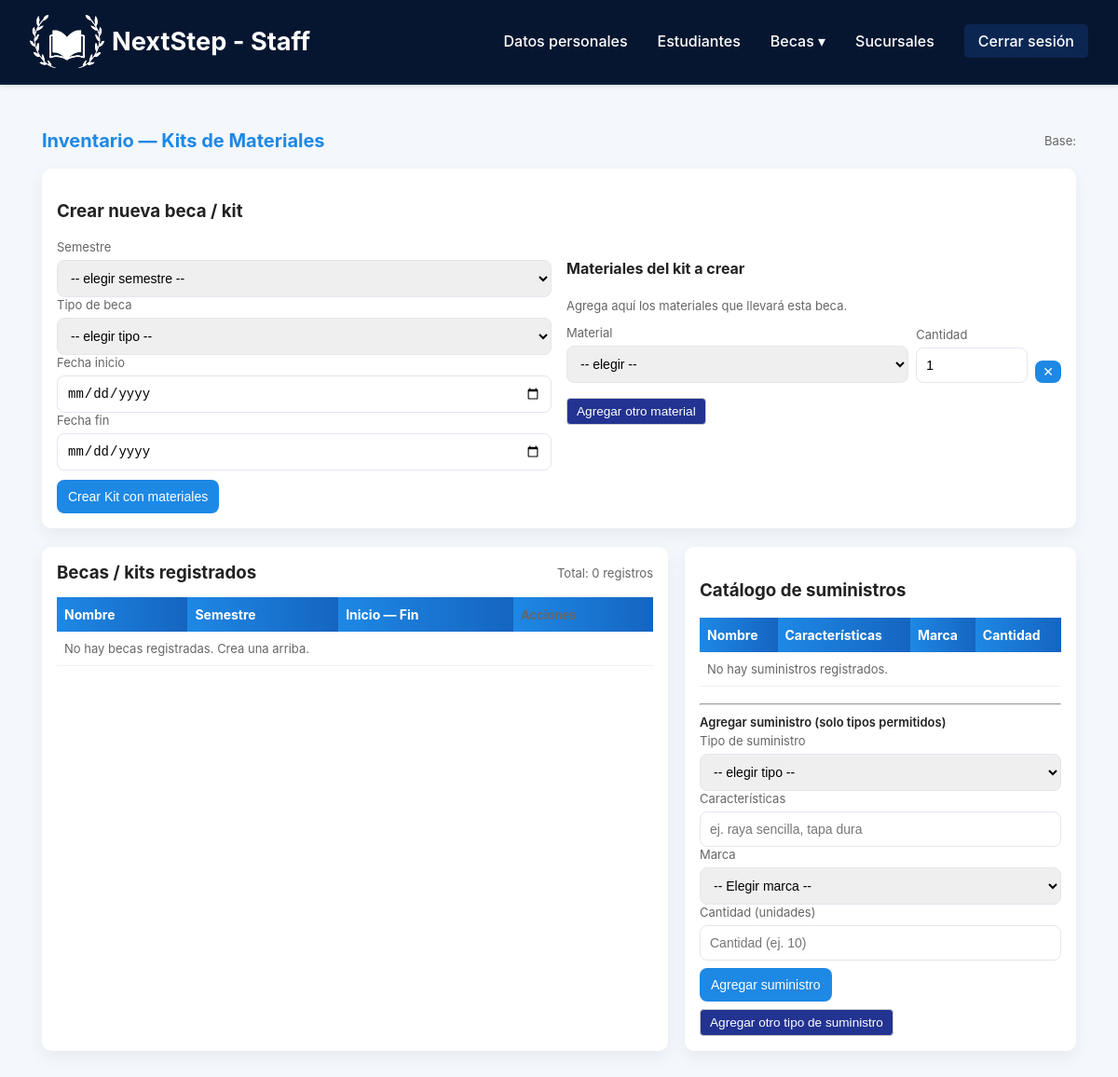
The app's page /Staff/Inventario.php, older data.
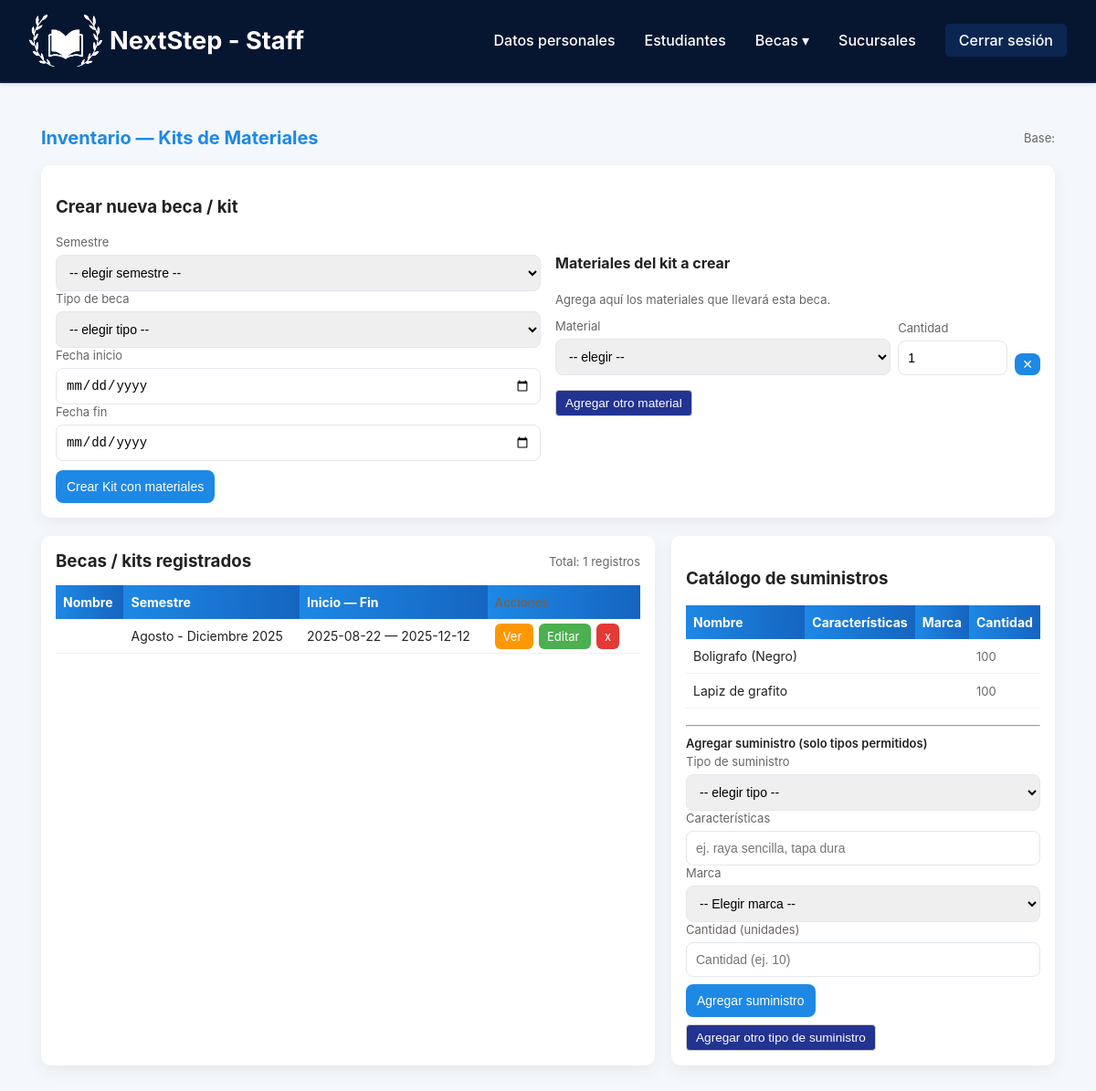
The same page, newer data.
### tables this page shows
CREATE TABLE `kit` (
  `ID_Kit` int(11) NOT NULL,
  `FK_ID_Semester` int(11) NOT NULL,
  `Start_date` date NOT NULL,
  `End_date` date NOT NULL
);

CREATE TABLE `semester` (
  `ID_Semester` int(11) NOT NULL,
  `Period` varchar(30) NOT NULL,
  `Year` int(11) NOT NULL
);

CREATE TABLE `supplies` (
  `ID_Supply` int(11) NOT NULL,
  `Name` varchar(30) NOT NULL,
  `Unit` varchar(15) NOT NULL
);

### Staff/inventario_logic.php (called while the page is built, shortened)
<?php
require '../Conexiones/db.php';
function h($s) { return htmlspecialchars($s, ENT_QUOTES | ENT_SUBSTITUTE, 'UTF-8'); }
$registrosPorPagina = 5;
$paginaActual = isset($_GET['pagina']) ? (int)$_GET['pagina'] : 1;
$offset = ($paginaActual - 1) * $registrosPorPagina;
$stmtTotal = $conn->prepare("SELECT COUNT(*) as total FROM kit");
$stmtTotal->execute();
$resultTotal = $stmtTotal->get_result();
$totalKits = $resultTotal->fetch_assoc()['total'] ?? 0;
$supplies_all = [];
$resSup = $conn->query(
    "SELECT ID_Supply, Name, features, marca, Unit
     FROM supplies
     ORDER BY Name"
);
while ($r = $resSup->fetch_assoc()) $supplies_all[] = $r;
$kits = [];
$q = "SELECT k.ID_Kit, k.Name, k.FK_ID_Semester, k.Start_date, k.End_date,
             s.Period, s.Year
      FROM kit k
      LEFT JOIN semester s ON k.FK_ID_Semester = s.ID_Semester
      ORDER BY k.ID_Kit DESC
      LIMIT ? OFFSET ?";
$stmt = $conn->prepare($q);
$stmt->bind_param("ii", $registrosPorPagina, $offset);
$stmt->execute();
$res = $stmt->get_result();
while ($r = $res->fetch_assoc()) $kits[] = $r;

### Staff/Inventario.php (the view, shortened to what the changed rows need)
<?php
require 'inventario_logic.php';
?>
<!DOCTYPE html>
<html lang="es">
<head>
    <link rel="stylesheet" href="../assets/staff/inventario.css">
</head>
<body>
<div class="wrap">
    <header>
        <h1>Inventario — Kits de Materiales</h1>
    </header>
    <div class="grid" style="margin-top:20px;">
        <div class="card">
            <div class="controls-row">
                <h3 style="margin:0">Becas / kits registrados</h3>
                <div class="small">
                    Total: <?php echo $totalKits; ?> registros
                </div>
            </div>
            <table>
                <thead>
                <tr>
                    <th>Nombre</th>
                    <th>Semestre</th>
                    <th>Inicio — Fin</th>
                    <th class="small">Acciones</th>
                </tr>
                </thead>
                <tbody>
                <?php if (empty($kits)): ?>
                    <tr><td colspan="4" class="small">No hay becas registradas. Crea una arriba.</td></tr>
                <?php else: ?>
                    <?php foreach ($kits as $k): ?>
                        <tr>
                            <td><?php echo h($k['Name']); ?></td>
                            <td><?php echo h(($k['Period'] ?? '-') . ' ' . ($k['Year'] ?? '')); ?></td>
                            <td><?php echo h($k['Start_date']); ?> — <?php echo h($k['End_date']); ?></td>
                            <td class="actions">
                                <a class="view"
                                   href="#"
                                   onclick="openKitModal(<?php echo (int)$k['ID_Kit']; ?>); return false;">
                                   Ver
                                </a>
                                <a class="edit"
                                   href="<?php echo h($_SERVER['PHP_SELF']); ?>?action=view_materials&id=<?php echo h($k['ID_Kit']); ?>&pagina=<?php echo $paginaActual; ?>">
                                   Editar
                                </a>
                                <a class="del"
                                   href="<?php echo h($_SERVER['PHP_SELF']); ?>?action=delete_kit&id=<?php echo h($k['ID_Kit']); ?>&pagina=<?php echo $paginaActual; ?>"
                                   onclick="return confirm('¿Eliminar beca/kit y sus materiales?')">
                                   x
                                </a>
                            </td>
                        </tr>
                    <?php endforeach; ?>
                <?php endif; ?>
                </tbody>
            </table>
        </div>
        <aside>
            <div class="card">
                <table id="supplies-table" style="margin-bottom:8px">
                    <thead>
                        <tr>
                            <th>Nombre</th>
                            <th>Características</th>
                            <th>Marca</th>
                            <th>Cantidad</th>
                        </tr>
                    </thead>
                    <tbody>
                        <?php if (empty($supplies_all)): ?>
                            <tr><td colspan="4" class="small">No hay suministros registrados.</td></tr>
                        <?php else: ?>
                            <?php foreach ($supplies_all as $sp): ?>
                                <tr>
                                    <td><?php echo h($sp['Name']); ?></td>
                                    <td class="small"><?php echo h($sp['features']); ?></td>
                                    <td class="small"><?php echo h($sp['marca']); ?></td>
                                    <td class="small"><?php echo h($sp['Unit']); ?></td>
                                </tr>
                            <?php endforeach; ?>
                        <?php endif; ?>
                    </tbody>
                </table>
            </div>
        </aside>
    </div>
</div>
</body>
</html>

Row changes from the older to the newer data that the page shows:
added kit: FK_ID_Semester.Year "Agosto - Diciembre 2025", Start_date "2025-08-22", End_date "2025-12-12"
added supplies: Name "Boligrafo (Negro)", Unit "100"
added supplies: Name "Lapiz de grafito", Unit "100"
Text that changed along with them:
$totalKits: "0" → "1"
text no longer shown: "No hay becas registradas. Crea una arriba. No hay suministros registrados."
